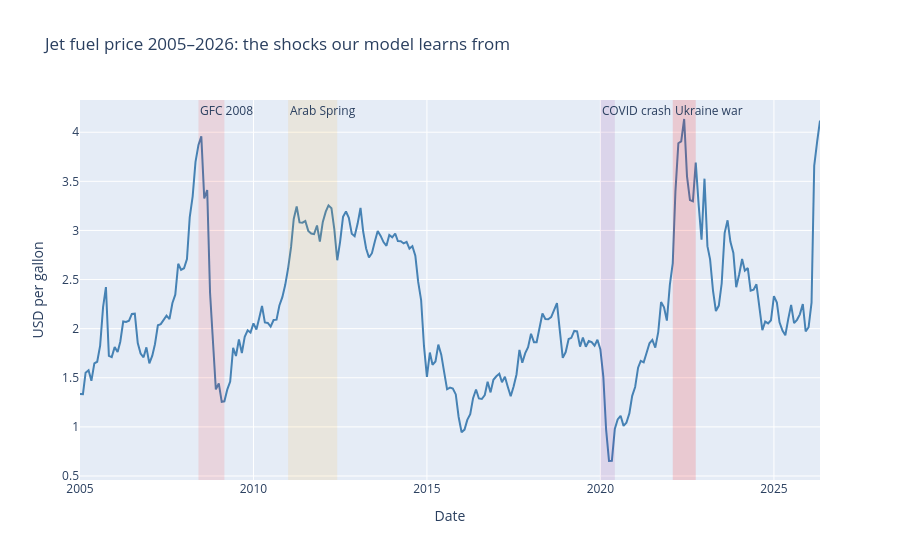

Write notebook code for a chart like this one.
### Markdown cell above
### The Fuel Price Story

### Code cell
import pandas as pd
import plotly.express as px
import plotly.graph_objects as go

fuel = pd.read_csv('../data/processed/fuel_monthly.csv')
fuel['year_month'] = pd.to_datetime(fuel['year_month'])

fig = go.Figure()
fig.add_trace(go.Scatter(
    x=fuel['year_month'], 
    y=fuel['jet_fuel_usd_per_gallon'],
    mode='lines',
    name='Jet fuel price',
    line=dict(color='steelblue', width=2)
))

# Mark the major shocks
shocks = [
    ('2008-06', '2009-03', 'GFC 2008', 'rgba(255,0,0,0.1)'),
    ('2011-01', '2012-06', 'Arab Spring', 'rgba(255,165,0,0.1)'),
    ('2020-01', '2020-06', 'COVID crash', 'rgba(128,0,128,0.1)'),
    ('2022-02', '2022-10', 'Ukraine war', 'rgba(255,0,0,0.15)'),
]

for start, end, label, color in shocks:
    fig.add_vrect(x0=start, x1=end, fillcolor=color, 
                  line_width=0, annotation_text=label,
                  annotation_position='top left')

fig.update_layout(
    title='Jet fuel price 2005–2026: the shocks our model learns from',
    xaxis_title='Date',
    yaxis_title='USD per gallon'
)
fig.show()

### Figure 1 — Plotly figure (JSON) as saved in the notebook; plotly's stock layout.template omitted (floating-point values rounded to 4 significant figures; data arrays with more than 128 entries replaced by an {"elided": "..."} marker saying what was removed)
{"data": [{"line": {"color": "steelblue", "width": 2}, "mode": "lines", "name": "Jet fuel price", "type": "scatter", "x": {"elided": "257 str values"}, "y": {"elided": "257 float values"}}], "layout": {"annotations": [{"showarrow": false, "text": "GFC 2008", "x": "2008-06", "xanchor": "left", "xref": "x", "y": 1, "yanchor": "top", "yref": "y domain"}, {"showarrow": false, "text": "Arab Spring", "x": "2011-01", "xanchor": "left", "xref": "x", "y": 1, "yanchor": "top", "yref": "y domain"}, {"showarrow": false, "text": "COVID crash", "x": "2020-01", "xanchor": "left", "xref": "x", "y": 1, "yanchor": "top", "yref": "y domain"}, {"showarrow": false, "text": "Ukraine war", "x": "2022-02", "xanchor": "left", "xref": "x", "y": 1, "yanchor": "top", "yref": "y domain"}], "shapes": [{"fillcolor": "rgba(255,0,0,0.1)", "line": {"width": 0}, "type": "rect", "x0": "2008-06", "x1": "2009-03", "xref": "x", "y0": 0, "y1": 1, "yref": "y domain"}, {"fillcolor": "rgba(255,165,0,0.1)", "line": {"width": 0}, "type": "rect", "x0": "2011-01", "x1": "2012-06", "xref": "x", "y0": 0, "y1": 1, "yref": "y domain"}, {"fillcolor": "rgba(128,0,128,0.1)", "line": {"width": 0}, "type": "rect", "x0": "2020-01", "x1": "2020-06", "xref": "x", "y0": 0, "y1": 1, "yref": "y domain"}, {"fillcolor": "rgba(255,0,0,0.15)", "line": {"width": 0}, "type": "rect", "x0": "2022-02", "x1": "2022-10", "xref": "x", "y0": 0, "y1": 1, "yref": "y domain"}], "title": {"text": "Jet fuel price 2005–2026: the shocks our model learns from"}, "xaxis": {"title": {"text": "Date"}}, "yaxis": {"title": {"text": "USD per gallon"}}}}
